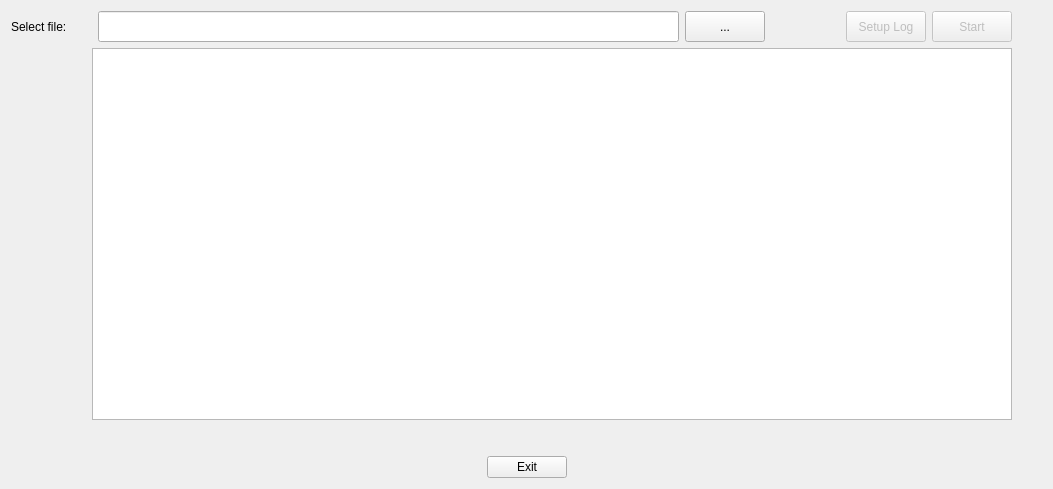
<?xml version="1.0" encoding="UTF-8"?>
<ui version="4.0">
 <class>Form</class>
 <widget class="QWidget" name="Form">
  <property name="geometry">
   <rect>
    <x>0</x>
    <y>0</y>
    <width>1053</width>
    <height>489</height>
   </rect>
  </property>
  <property name="windowTitle">
   <string>Form</string>
  </property>
  <layout class="QVBoxLayout" name="verticalLayout_4">
   <item>
    <layout class="QHBoxLayout" name="horizontalLayout_2" stretch="1,5,1,0,1,1,0">
     <item>
      <widget class="QLabel" name="label">
       <property name="maximumSize">
        <size>
         <width>81</width>
         <height>31</height>
        </size>
       </property>
       <property name="font">
        <font>
         <pointsize>9</pointsize>
        </font>
       </property>
       <property name="text">
        <string>Select file:</string>
       </property>
       <property name="textFormat">
        <enum>Qt::AutoText</enum>
       </property>
      </widget>
     </item>
     <item>
      <widget class="QLineEdit" name="lineEdit">
       <property name="sizePolicy">
        <sizepolicy hsizetype="Fixed" vsizetype="Fixed">
         <horstretch>0</horstretch>
         <verstretch>0</verstretch>
        </sizepolicy>
       </property>
       <property name="maximumSize">
        <size>
         <width>581</width>
         <height>31</height>
        </size>
       </property>
      </widget>
     </item>
     <item>
      <widget class="QPushButton" name="pushButton">
       <property name="sizePolicy">
        <sizepolicy hsizetype="Fixed" vsizetype="Fixed">
         <horstretch>0</horstretch>
         <verstretch>0</verstretch>
        </sizepolicy>
       </property>
       <property name="maximumSize">
        <size>
         <width>16777215</width>
         <height>31</height>
        </size>
       </property>
       <property name="text">
        <string>...</string>
       </property>
      </widget>
     </item>
     <item>
      <spacer name="horizontalSpacer_2">
       <property name="orientation">
        <enum>Qt::Horizontal</enum>
       </property>
       <property name="sizeHint" stdset="0">
        <size>
         <width>40</width>
         <height>31</height>
        </size>
       </property>
      </spacer>
     </item>
     <item>
      <widget class="QPushButton" name="pushButton_2">
       <property name="enabled">
        <bool>false</bool>
       </property>
       <property name="sizePolicy">
        <sizepolicy hsizetype="Fixed" vsizetype="Fixed">
         <horstretch>0</horstretch>
         <verstretch>0</verstretch>
        </sizepolicy>
       </property>
       <property name="maximumSize">
        <size>
         <width>16777215</width>
         <height>31</height>
        </size>
       </property>
       <property name="text">
        <string>Setup Log</string>
       </property>
       <property name="checkable">
        <bool>false</bool>
       </property>
      </widget>
     </item>
     <item>
      <widget class="QPushButton" name="pushButton_3">
       <property name="enabled">
        <bool>false</bool>
       </property>
       <property name="sizePolicy">
        <sizepolicy hsizetype="Fixed" vsizetype="Fixed">
         <horstretch>0</horstretch>
         <verstretch>0</verstretch>
        </sizepolicy>
       </property>
       <property name="maximumSize">
        <size>
         <width>16777215</width>
         <height>31</height>
        </size>
       </property>
       <property name="text">
        <string>Start</string>
       </property>
      </widget>
     </item>
     <item>
      <spacer name="horizontalSpacer_4">
       <property name="orientation">
        <enum>Qt::Horizontal</enum>
       </property>
       <property name="sizeType">
        <enum>QSizePolicy::Fixed</enum>
       </property>
       <property name="sizeHint" stdset="0">
        <size>
         <width>30</width>
         <height>20</height>
        </size>
       </property>
      </spacer>
     </item>
    </layout>
   </item>
   <item>
    <layout class="QHBoxLayout" name="horizontalLayout_3">
     <item>
      <spacer name="horizontalSpacer">
       <property name="orientation">
        <enum>Qt::Horizontal</enum>
       </property>
       <property name="sizeType">
        <enum>QSizePolicy::Fixed</enum>
       </property>
       <property name="sizeHint" stdset="0">
        <size>
         <width>81</width>
         <height>20</height>
        </size>
       </property>
      </spacer>
     </item>
     <item>
      <widget class="QChartView" name="graphicsView">
       <property name="layoutDirection">
        <enum>Qt::LeftToRight</enum>
       </property>
      </widget>
     </item>
     <item>
      <spacer name="horizontalSpacer_3">
       <property name="orientation">
        <enum>Qt::Horizontal</enum>
       </property>
       <property name="sizeType">
        <enum>QSizePolicy::Fixed</enum>
       </property>
       <property name="sizeHint" stdset="0">
        <size>
         <width>30</width>
         <height>20</height>
        </size>
       </property>
      </spacer>
     </item>
    </layout>
   </item>
   <item>
    <spacer name="verticalSpacer">
     <property name="orientation">
      <enum>Qt::Vertical</enum>
     </property>
     <property name="sizeType">
      <enum>QSizePolicy::Fixed</enum>
     </property>
     <property name="sizeHint" stdset="0">
      <size>
       <width>20</width>
       <height>30</height>
      </size>
     </property>
    </spacer>
   </item>
   <item>
    <layout class="QHBoxLayout" name="horizontalLayout_4">
     <item>
      <spacer name="horizontalSpacer_5">
       <property name="orientation">
        <enum>Qt::Horizontal</enum>
       </property>
       <property name="sizeHint" stdset="0">
        <size>
         <width>40</width>
         <height>20</height>
        </size>
       </property>
      </spacer>
     </item>
     <item>
      <widget class="QPushButton" name="pushButton_4">
       <property name="text">
        <string>Exit</string>
       </property>
      </widget>
     </item>
     <item>
      <spacer name="horizontalSpacer_6">
       <property name="orientation">
        <enum>Qt::Horizontal</enum>
       </property>
       <property name="sizeHint" stdset="0">
        <size>
         <width>40</width>
         <height>20</height>
        </size>
       </property>
      </spacer>
     </item>
    </layout>
   </item>
  </layout>
 </widget>
 <customwidgets>
  <customwidget>
   <class>QChartView</class>
   <extends>QGraphicsView</extends>
   <header>PyQt5.QtChart</header>
  </customwidget>
 </customwidgets>
 <resources/>
 <connections/>
</ui>
